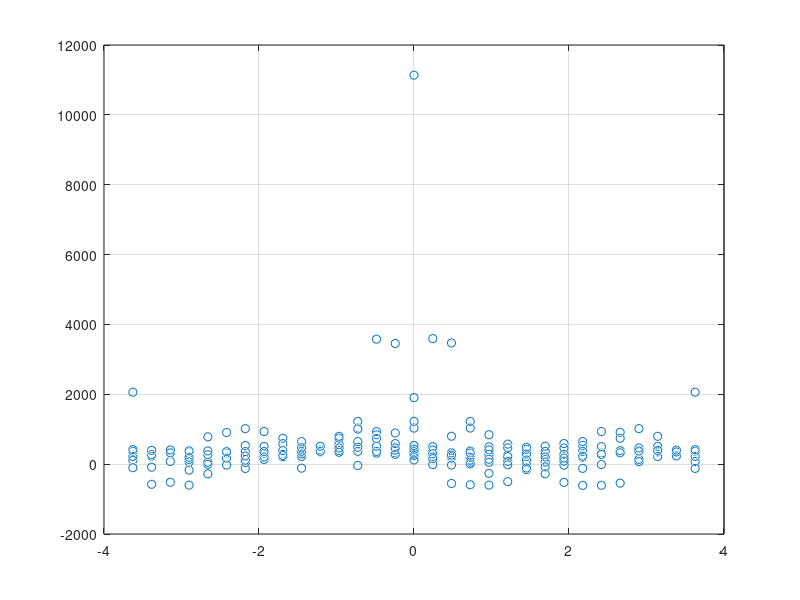

MATLAB code for this plot:
clc
clear all

load('Kgrid_x.dat');
load('Kgrid_y.dat');
load('Curv_z.dat');


qx = Kgrid_x;
qy = Kgrid_y;
qz1 = Curv_z;


figure1 = figure;
colormap(winter);
axes1 = axes('Parent',figure1);
hold(axes1,'on');

scatter3(qx,qy,qz1(:,18))


% colormap 'winter'
% box on

view(axes1,[90 0]);
box(axes1,'on');
grid(axes1,'on');



